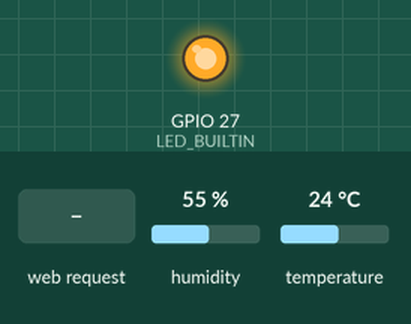
Simulated run of this sketch. Board: ESP32. Parts: output pins drawn as LEDs (lit = HIGH). The test bench sets the inputs (shaded band); at power-on: humidity 55 %, temperature 24 °C. WiFi joins after 1.5 s; servers stay silent unless stated; uploads are accepted with an empty reply; what the sketch prints to the serial monitor is not drawn.

Above: at 2.7 s.
2.8 s: HTTP request GET /LED/on received
At 3.7 s:
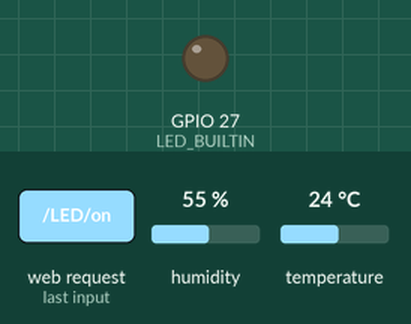
4.3 s: HTTP request GET /LED/off received
At 5.0 s:
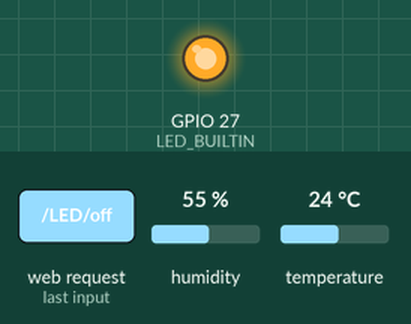
Timing chart, 0 to 7.3 s (numbered marks = the images above; inputs shaded):
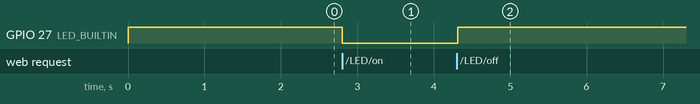

Measured:
- after the input at 2.8 s, GPIO 27 (LED_BUILTIN): HIGH → LOW at once
- after the input at 4.3 s, GPIO 27 (LED_BUILTIN): LOW → HIGH at once

The sketch:

climate.ino
```cpp
//@@@@@@@@@@@@@@@@@@@@@@@@@@---INCLUSÃO DAS BIBLIOTECAS---@@@@@@@@@@@@@@@
#include <WiFi.h>
#include <HTTPClient.h>

// WIFI information for connection
const char* ssid = "Okura&Aguiar";
const char* password = "*welcome03";
//
#include <DHT.h>
#define DHTTYPE DHT22   // DHT 11
// DHT Sensor
const int DHTPin = 25;
// Initialize DHT sensor.
DHT dht(DHTPin, DHTTYPE);

// Temporary variables
int temperture;


// Port 80 is used since its default port for HTTP
WiFiServer server(80);

// Variable to store the HTTP request
String header;

// Current time
unsigned long currentTime = millis();
// Previous time
unsigned long previousTime = 0;
// Define timeout time in milliseconds
const long timeoutTime = 2000;

const int LED_BUILTIN = 27;
//const int output27 = 27;
/* Attaches content and title to a POST request to be sent to Ruby server
   @params
   String content : string value which will be written into
                    the post on the ruby server
   String title : Title of the post made on the website
*/

void sendToBlog(String content, String title) {

  HTTPClient http;

  // Begins HTTP connection to the ruby server
  http.begin("http://192.168.20.21:3000/posts");
  http.addHeader("Content-Type", "application/x-www-form-urlencoded");

  // Creates POST request string with the custom content attached
  String postData = "post[title]=" + title + "&post[content]=" + content;

  // Sends POST request to RUBY server
  int httpCode = http.POST(postData);
  Serial.println(httpCode);

  http.end();
}


void setup() {
  // Init baud rate
  Serial.begin(115200);
  //
  dht.begin();
  // Init on board LED which is active LOW
  pinMode(LED_BUILTIN, OUTPUT);
  digitalWrite(LED_BUILTIN, HIGH);

  // Connect to Wi-Fi network with SSID and password
  Serial.print("Connecting to ");
  Serial.print(ssid);

  // Start Connection
  WiFi.begin(ssid, password);

  while (WiFi.status() != WL_CONNECTED) {
    delay(500);
    Serial.print(".");
  }

  // Print local IP address and start web server
  Serial.println("");
  Serial.println("Connected.");
  Serial.println("IP address: ");
  Serial.println(WiFi.localIP());

  server.begin();
}

void loop() {
  // Checks for incoming clients
  WiFiClient client = server.available();

  char temperture = dht.readTemperature();

  // State machine is used to check device state
  // and to perform appropriate functions

  if (client) {
    // Reveals new client connection
    Serial.println("New Client.");

    String currentLine = "";
    currentTime = millis();
    previousTime = currentTime;

    // Loop checks if client is connected and the timout time hasnt expired
    while (client.connected() && currentTime - previousTime <= timeoutTime) {

      currentTime = millis();

      if (client.available()) {
        // Reads data sent from client and stores in header variable
        char c = client.read();
        Serial.write(c);
        header += c;
        if (c == '\n') {

          // Sends client connection info
          if (currentLine.length() == 0) {
            client.println("HTTP/1.1 200 OK");
            client.println("Content-type:text/json");
            client.println("Connection: close");
            client.println();

            // Checks which route has been requested by the client
            if (header.indexOf("GET /LED/on") >= 0) {

              // Turns on LED and sends JSON data to Server
              Serial.println("Turning LED on");
              client.println("{\"Rec\": \"LEDon\"}");
              digitalWrite(LED_BUILTIN, LOW);

              // Creates new blog post saying LED has been turned on
              sendToBlog("Turning LED ON", "LED on");

            } else if (header.indexOf("GET /LED/off") >= 0) {

              // Turns off LED and sends JSON data to Server
              Serial.println("Turning LED off");
              client.println("{\"Rec\": \"LEDoff\"}");
              digitalWrite(LED_BUILTIN, HIGH);

              // Creates new blog post saying LED has been turned off
              sendToBlog("Turning LED OFF", "LED off");

            } else if (header.indexOf("GET /get_data") >= 0) {
              // Creates JSON string based on machine state and accelerometer data
              Serial.println(temperture);

              Serial.println("Sending data");
              char jsonResponse[100];
              //int fanPos = get_motor_position();
              // Sends JSON data to ruby server
              sprintf(jsonResponse, "{\"lastMeasuredTemperature\": \"%d\"}", temperture);
              Serial.println(jsonResponse);
              client.print(jsonResponse);

            } else if (header.indexOf("GET /update") >= 0) {
              // Creates JSON string based on machine state and accelerometer data
              Serial.println("Sending data");
              char jsonResponse[100];
              // Sends JSON data to ruby server
              sprintf(jsonResponse, "{\"updateStatus\": \"success\"}");
              Serial.println(jsonResponse);
              client.print(jsonResponse);

              //*machineState = STATE_SEND_RESQUEST;
            }


          } else {
            currentLine = "";
          }
        } else if (c != '\r') {
          currentLine += c;
        }

      }
    }
    header = "";
    // Close the connection
    client.stop();
    Serial.println("Client disconnected.");
    Serial.println("");
  }
}
```
